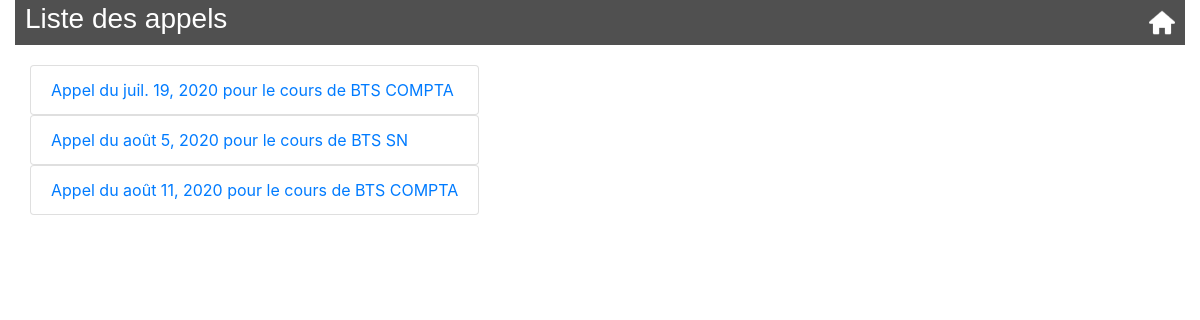
/lycee/calls, run on the app's committed database.
### lycee/models.py (models this page shows, shortened)
class Appel(models.Model):
    date = models.DateField(
        verbose_name="date de l'appel",
        blank=False,
        null=False
    )
    cursus = models.ForeignKey(
        Cursus,
        on_delete=models.CASCADE,  # necessaire selon la version de Django
        null=True
    )

class Cursus(models.Model):
    name = models.CharField(
        max_length=50,
        blank=False,
        null=True,
        default='aucun'
    )
    year_from_bac = models.SmallIntegerField(
        help_text="year since le bac",
        verbose_name="year",
        blank=False,
        null=True,
        default=0
    )
    scholar_year = models.CharField(
        max_length=9,
        blank=False,
        null=True,
        default='0000-00001'
    )

### lycee/views.py (the view)
def detailAppel(request):
    result_list = Appel.objects.order_by('date')
    resList = []
    for appel in result_list:
        templist = []
        cursus = Cursus.objects.get(id=appel.cursus.id)
        templist.append(appel.id)
        templist.append(appel.date)
        templist.append(cursus.name)
        resList.append(templist)
    context = {'liste': resList}
    return render(request, 'lycee/appel/list-appel.html', context)

### lycee/templates/lycee/appel/list-appel.html
{% extends "master.html" %}
{% load static %}
{% if liste%}
  {% block title %}
    <h3>Liste des appels</h3>
  {% endblock %}
  {% block content %}
    <ul class="list-group">
    {% for call in liste %}
      <a href="/lycee/call/{{call.0}}"><li class="list-group-item">Appel du {{call.1}} pour le cours de {{call.2}}</li></a>
    {% endfor %}
    </ul>
  {% endblock %}
{% else %}
  <p> Pas d'appel.</p>
{% endif %}

### lycee/static/lycee/style.css (style rules this page uses)
.list-group { padding-top: 10px; width: fit-content; padding-bottom: 10px; }

### data on the page
Appel: date "juil. 19, 2020"
Cursus: name "BTS COMPTA" "BTS COMPTA"
Appel: date "août 5, 2020"
Cursus: name "BTS SN"
Appel: date "août 11, 2020"
